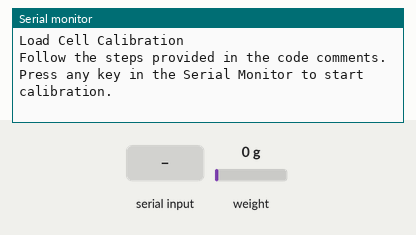
Recording of a sketch running on a simulated Arduino Uno, built with avr-gcc and run on an emulated ATmega328P. Parts: the last lines printed to the serial monitor. Inputs (shaded band) come from the test bench; at power-on: weight on the scale 0 g.

Above: at 1.9 s.
2.0 s: "1" received over Serial
At 3.2 s:
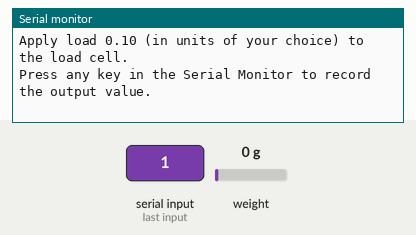
3.5 s: "0" received over Serial
At 5.0 s:
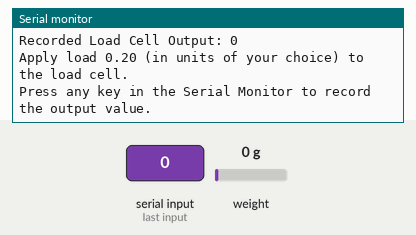

The sketch:

calibration_force.ino
```cpp
#include "HX711.h"

#define DOUT 12
#define CLK 13
HX711 scale;

// Define the known loads and corresponding load cell output values
const float knownLoads[] = {0.1, 0.2, 0.3 /* Add your known loads in increasing order */};
const long loadCellOutputs[] = { /* Add corresponding load cell outputs for each known load */};

const int numLoads = sizeof(knownLoads) / sizeof(knownLoads[0]);

void setup() {
  Serial.begin(9600);
  scale.begin(DOUT, CLK);
  scale.set_scale();
  scale.tare();

  Serial.println("Load Cell Calibration");
  Serial.println("Follow the steps provided in the code comments.");

  // Wait for user input to start calibration
  Serial.println("Press any key in the Serial Monitor to start calibration.");
  while (!Serial.available()) {}
  Serial.read(); // Clear the input buffer

  performCalibration();
}

void loop() {
  // Your main program loop (if needed)
}

void performCalibration() {
  Serial.println("Calibration Procedure:");
  Serial.println("1. Securely mount the load cell and make sure it is free from any external loads.");
  Serial.println("2. Apply loads in increasing order and record the output values.");

  float calibrationFactors[numLoads];

  for (int i = 0; i < numLoads; ++i) {
    Serial.print("Apply load ");
    Serial.print(knownLoads[i]);
    Serial.println(" (in units of your choice) to the load cell.");

    // Wait for user input to proceed with the next step
    Serial.println("Press any key in the Serial Monitor to record the output value.");
    while (!Serial.available()) {}
    Serial.read(); // Clear the input buffer

    // Read and record the output value for the applied load
    long loadCellOutput = scale.read();

    // Calculate the calibration factor for the load cell
    calibrationFactors[i] = knownLoads[i] / loadCellOutput;

    Serial.print("Recorded Load Cell Output: ");
    Serial.println(loadCellOutput);
    Serial.println();
  }

  // Calculate the average calibration factor
  float totalCalibrationFactor = 0.0;
  for (int i = 0; i < numLoads; ++i) {
    totalCalibrationFactor += calibrationFactors[i];
  }
  float averageCalibrationFactor = totalCalibrationFactor / numLoads;

  Serial.println("Calibration Complete.");
  Serial.print("Average Calibration Factor: ");
  Serial.println(averageCalibrationFactor);
  Serial.println("Update the \"calibration_factor\" value in your Arduino code with the calculated calibration factor.");
}
```

Measured:
- after the input at 2.0 s, the serial monitor: prints a new line at once (image 1)
- after the input at 3.5 s, the serial monitor: prints a new line after 0.10 s (image 2)
